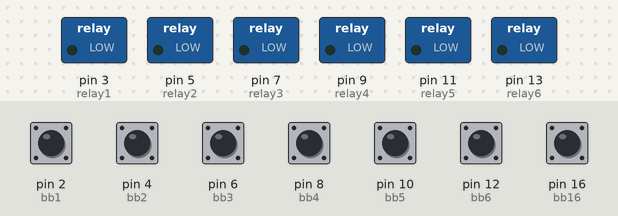
A sketch run on a simulated Arduino Uno, built with avr-gcc and run on an emulated ATmega328P. Shown: switched loads named in the sketch (green lamp = pin HIGH). The test bench sets the inputs (shaded band); at power-on: pin 2 (bb1), pin 4 (bb2), pin 6 (bb3), pin 8 (bb4), pin 10 (bb5), pin 12 (bb6), pin 16 (bb16) HIGH.

Above: at 1.2 s.
1.3 s: pin 6 (bb3) pulled LOW for 0.15 s
At 1.37 s:
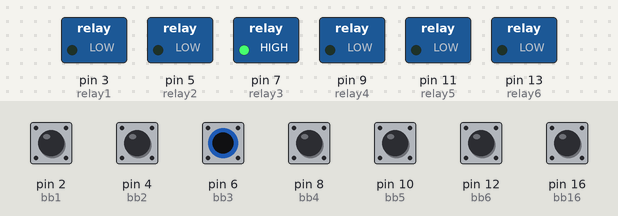
2.9 s: pin 8 (bb4) pulled LOW for 0.15 s
At 2.97 s:
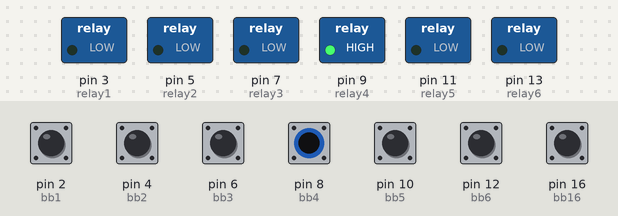
4.5 s: pin 10 (bb5) pulled LOW for 0.15 s
At 4.57 s:
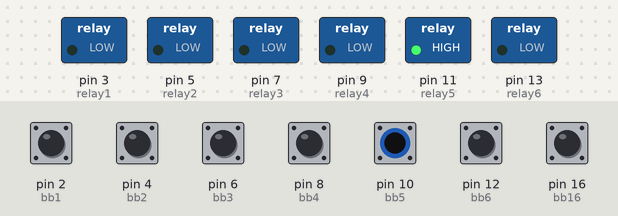
6.1 s: pin 12 (bb6) pulled LOW for 0.15 s
At 6.17 s:
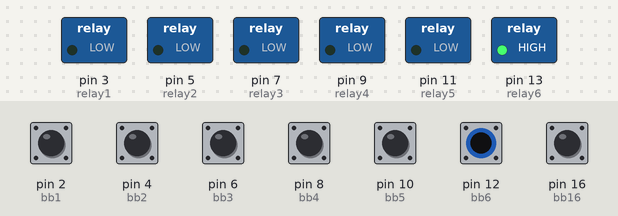
7.7 s: pin 6 (bb3) driven LOW and pin 8 (bb4) driven LOW
At 8.9 s:
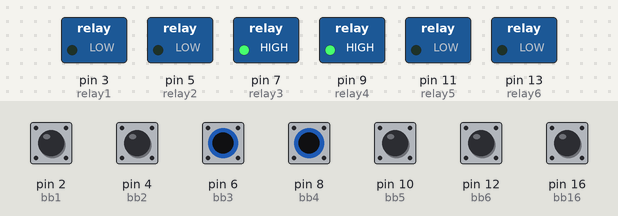
9.2 s: pin 10 (bb5) pulled LOW for 1 s
At 10.0 s:
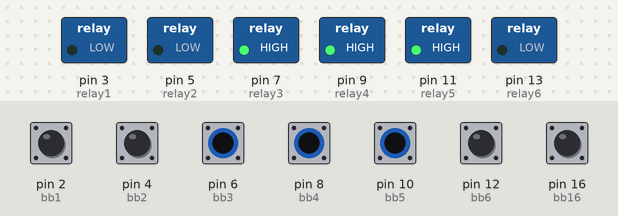
Timing chart, 0 to 12.2 s (numbered marks = the images above; inputs shaded):
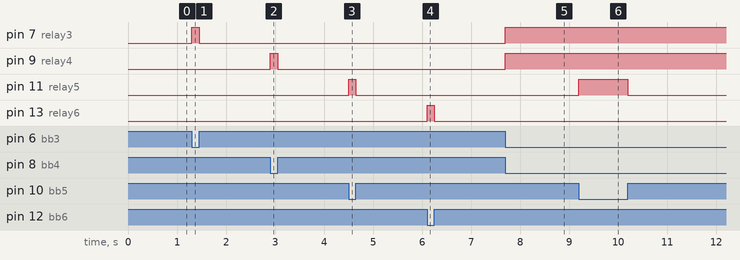

Measured:
- after the input at 1.3 s, pin 7 (relay3): LOW → HIGH at once, → LOW 0.15 s later
- after the input at 2.9 s, pin 9 (relay4): LOW → HIGH at once, → LOW 0.15 s later
- after the input at 4.5 s, pin 11 (relay5): LOW → HIGH at once, → LOW 0.15 s later
- after the input at 6.1 s, pin 13 (relay6): LOW → HIGH at once, → LOW 0.15 s later
- after the input at 7.7 s, pin 7 (relay3), pin 9 (relay4): LOW → HIGH at once
- after the input at 9.2 s, pin 11 (relay5): LOW → HIGH at once, → LOW 1.0 s later

The sketch:

main.ino
```cpp
// Relays are "named" by thier physicall number on the module.

const int relay1 = 3;
const int bb1 = 2;
const int relay2 = 5;
const int bb2 = 4;
const int relay3 = 7;
const int bb3 = 6;
const int relay4 = 9 ;
const int bb4 = 8;
const int relay5 = 11;
const int bb5 = 10;
const int relay6 = 13;
const int bb6 = 12;
const int bb16 = 16;

int relay7 = 15;
int bb7 = 14;

const int bb8 = 16;

int BB1 = 0;
int BB2 = 0;
int BB3 = 0;
int BB4 = 0;
int BB5 = 0;
int BB6 = 0;
int BB7 = 0;
int BB8 = 0;
void setup() {
  Serial.begin(9600);
   // put your setup code here, to run once:
  pinMode(relay1, OUTPUT);
  pinMode(relay2, OUTPUT);
  pinMode(relay3, OUTPUT);
  pinMode(relay4, OUTPUT);
  pinMode(relay5, OUTPUT);
  pinMode(relay6, OUTPUT);
  pinMode(bb1, INPUT_PULLUP);
  pinMode(bb2, INPUT_PULLUP);
  pinMode(bb3, INPUT_PULLUP);
  pinMode(bb4, INPUT_PULLUP);
  pinMode(bb5, INPUT_PULLUP);
  pinMode(bb6, INPUT_PULLUP);
  pinMode(bb16, INPUT_PULLUP);

}
void loop() {
 // put your main code here, to run repeatedly:
BB1 = digitalRead(bb1);
BB2 = digitalRead(bb2);
BB3 = digitalRead(bb3);
BB4 = digitalRead(bb4);
BB5 = digitalRead(bb5);
BB6 = digitalRead(bb6);
BB8 = digitalRead(bb8);
int warn = digitalRead(bb16);

// Blinkers are shared with hazard/warn function
digitalWrite(relay1, !(BB1 || warn));
digitalWrite(relay2, !(BB2 || warn));

digitalWrite(relay3, !BB3);
digitalWrite(relay4, !BB4);
digitalWrite(relay5, !BB5);
digitalWrite(relay6, !BB6);


}
```
